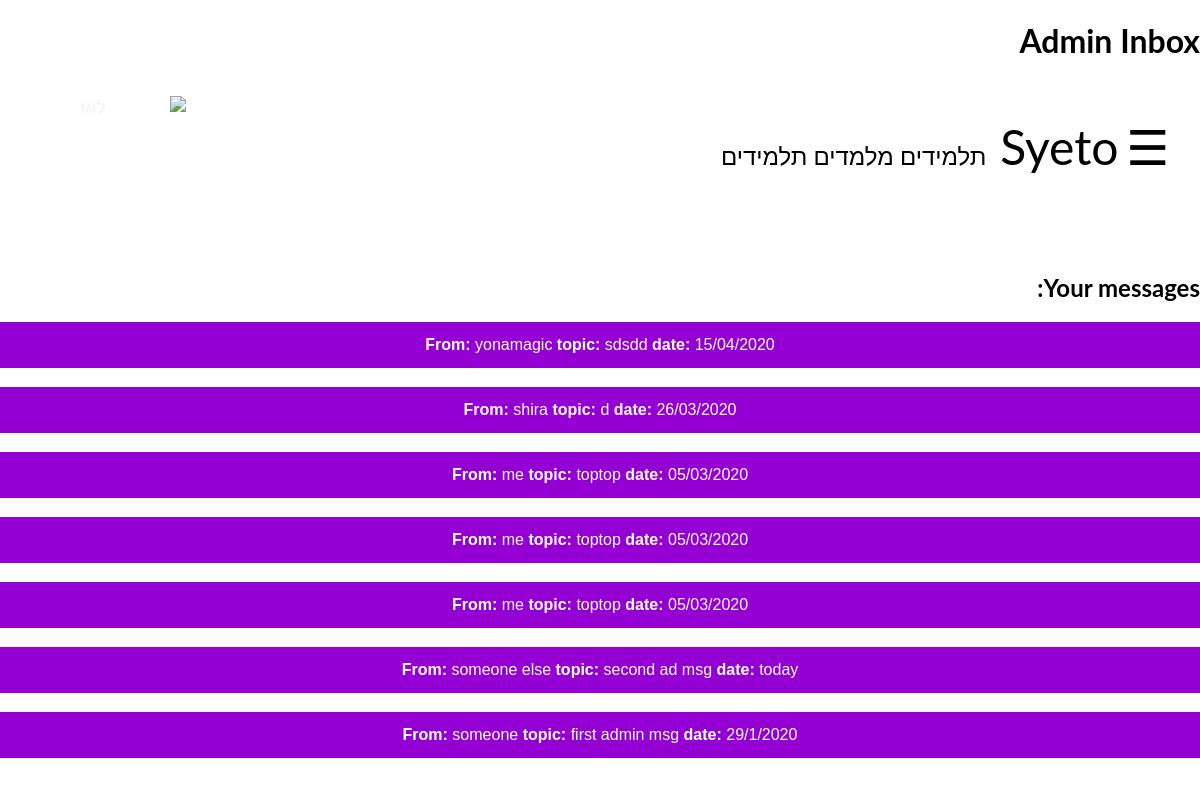
/admin_options/admin_messages (signed in), run on the app's committed database.
### tables this page shows
CREATE TABLE "messages" (
	"messageID"	TEXT,
	"topic"	TEXT,
	"sender"	TEXT,
	"content"	TEXT,
	"date"	TEXT,
	"is_read"	TEXT,
	PRIMARY KEY("messageID")
);

### Application.py (the view)
@app.route('/admin_options/admin_messages', methods=['GET'])
def admin_messages():
    if 'user' in session:
        if DataBaseFunctions.is_admin(session['user']):
            messages = DataBaseFunctions.admins_messages_list()
            messages.reverse()
            return render_template('admin_messages.html', messages=messages)
    return redirect('/homePage')

### Application.py (called while the page is built)
@app.before_request
def update_lessons_offers():
    if 'user' in session:
        DataBaseFunctions.update_lessons_offers_that_have_passed(session['user'])
        DataBaseFunctions.update_lessons_offers_that_are_no_longer_relevant(session['user'])

@app.before_request
def update_last_login():
    if 'user' in session:
        DataBaseFunctions.update_last_login(session['user'])

@app.before_request
def update_lessons_requests_quantity():
    if 'user' in session:
        session['new_lessons_offers'] = DataBaseFunctions.number_of_lessons_requests(session['user'])
        session['new_messages'] = DataBaseFunctions.number_of_new_messages(session['user'])
        session['new_friend_requests'] = DataBaseFunctions.number_of_friend_requests(session['user'])
        session['lessons'] = DataBaseFunctions.number_of_lessons(session['user'])

### DataBaseFunctions.py (called while the page is built)
    @staticmethod
    def get_date():
        import datetime
        date = str(datetime.datetime.now()).split(' ')[0]
        date = date.split('-')
        date.reverse()
        date = '/'.join(date)
        return date

    @staticmethod
    def get_time():
        import datetime
        date = str(datetime.datetime.now()).split(' ')[1]
        date=date.split(':')
        return (date[0]+':'+date[1])

    @staticmethod
    def is_admin(username):
        conn = sqlite3.connect('database.db', timeout=2)
        admin = conn.execute("select is_admin from users where username=?", (username,))
        for row in admin:
            admin = row[0]
        if admin == "yes":
            return True
        return False

    @staticmethod
    def get_lessons_offers_IDs(username):#returns a list of lessons_offers IDs according to a certain usrname
        conn = sqlite3.connect('database.db', timeout=2)
        IDs = conn.execute("select lessons_offers_IDs from users where username=?", (username,))
        for row in IDs:
            IDs = row[0]
        if IDs != None:
            return IDs.split(',')
        else:
            return []

    @staticmethod
    def get_lessons_offers_as_list(username):
        Lessons_offers = []
        offers_IDs = DataBaseFunctions.get_lessons_offers_IDs(username)
        print("offers_IDs = ", len(offers_IDs))
        if offers_IDs != ['']:
            for id in offers_IDs:
                lesson_offer = DataBaseFunctions.get_lesson_offer_object(id)
                Lessons_offers.append(lesson_offer)
        return Lessons_offers

### templates/admin_messages.html (shortened to what this page needs)
{% extends "registeredLayout.html" %}
{% block head %}
<h1>Admin Inbox</h1>
{% endblock %}
{% block body %}
<h2>Your messages:</h2>
{% for msg in messages %}
    <button class=block onclick="location.href='/admin_options/admin_messages/view_admin_msg/{{msg.id}}'"><b>From:</b> {{msg.sender}}      <b>topic:</b> {{msg.topic}}     <b>date:</b> {{msg.date}}</button>
    <br>
{% endfor %}
{% endblock %}

### templates/admin_messages.html (style rules this page uses)
.block { display: block; width: 100%; border: none; background-color: #9400D3 ; color: white; padding: 14px 28px; font-size: 16px; cursor: pointer; text-align: center; }

### templates/generalLayout.html (style rules this page uses)
body { margin: 0; font-family: Arial, Helvetica, sans-serif; }
body { font-family: "Lato", sans-serif; }
body { padding: 0px; }

### data on the page
messages: sender "yonamagic", topic "sdsdd", date "15/04/2020"
messages: sender "shira", date "26/03/2020"
messages: sender "me", topic "toptop", date "05/03/2020"
messages: sender "me", topic "toptop", date "05/03/2020"
messages: sender "me", topic "toptop", date "05/03/2020"
messages: sender "someone else", topic "second ad msg", date "today"
messages: sender "someone", topic "first admin msg", date "29/1/2020"

### other printed values
{{ msg.topic }} "d"
